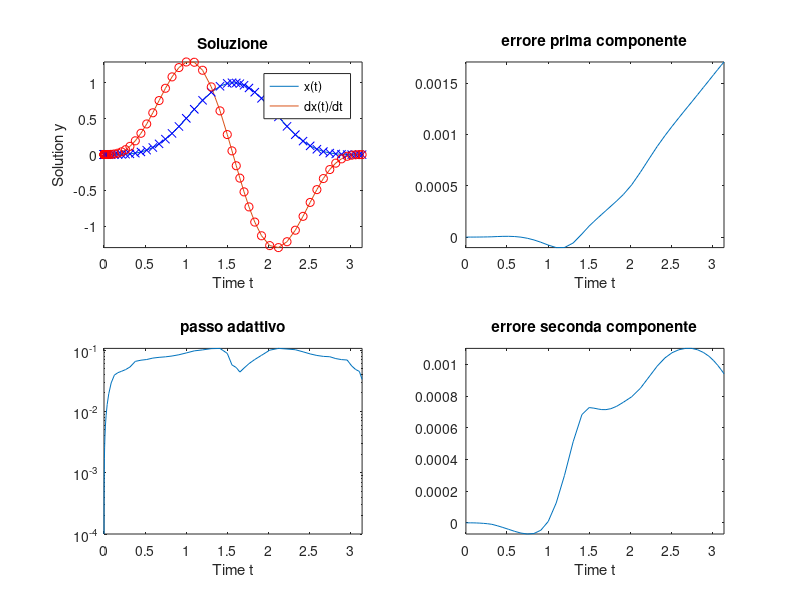

The MATLAB script that drew this image:
%% Equazione di van der pol
%% x'' - mu * (1 - x^2) * x' + x = 0
%%
%% forzante
%% f(t) = y''(1,t) - mu * (1 - y(1, t) ^ 2) + y(1, t) = 0
%%
%% le pongo uguali visto che sono entrambe uguali a zero
%% x'' - mu * (1 - x^2) * x' + x = y''(1,t) - mu * (1 - y(1, t) ^ 2) + y(1, t)
%%
%% le riscrivo come segue
%% x'' - mu * (1 - x^2) * x' + x = f(t)
%%
%% porto al secono membro
%% x'' = f(t) - mu * (1 - x^2) * x' + x
%%
%% sistema di equazioni
%% equazione del secondo ordine
%% y'' = mu * (1 - y^2) * y' - y + f
%%
%% sistema del primo ordine
%% d y(1)  / dt = y(2)
%% d y(2)  / dt = mu * (1 - y(1)^2) * y(2) - y(1) + f
%%
%% soluzione esatta (scelta arbitrariamente)
%%
%% y (t, 1)  = sin (t) .^ 4
%% y (t, 2)  = y' (t, 1) = 4 * sin (t) .^ 3 .* cos (t)
%% y'(t, 2)  = y''(t, 1) = 4 * (3 * sin (t) ^ 2 * cos (t) ^2 - sin (t) ^ 4)

clc
clear all
close all
figure

tspan = [0;pi];

x   = @(t) sin (t) .^ 4;
xp  = @(t) 4 * sin (t) .^ 3 .* cos (t);
xpp = @(t) 4 * (3 * sin (t) .^ 2 .* cos (t) .^2 - sin (t) .^ 4);
mu  = 1;
f   = @(t) xpp(t) - mu * (1 - x(t).^2) .* xp(t) + x(t);
vdp = @(t, y) [y(2); mu*(1-y(1)^2)*y(2)-y(1)+f(t)];

[t, y] = ode23 (vdp, tspan, [x(0); xp(0)], odeset ('AbsTol', 1e-4));

subplot(2,2,1)
plot (t, x(t), t, xp(t), t, y(:, 1), 'xb', t, y(:, 2), 'or')
title ('Soluzione')
xlabel('Time t');
ylabel('Solution y');
legend('x(t)','dx(t)/dt')
axis([tspan(1) tspan(2) -inf inf])

subplot(2,2,2)
plot (t, x(t) - y(:, 1))
title ('errore prima componente')
xlabel('Time t');
axis([tspan(1) tspan(2) -inf inf])

subplot(2,2,4)
plot (t, xp(t) - y(:, 2))
title ('errore seconda componente')
xlabel('Time t');
axis([tspan(1) tspan(2) -inf inf])

subplot(2,2,3)
semilogy (t(2:end), diff (t))
title ('passo adattivo')
xlabel('Time t');
axis([tspan(1) tspan(2) -inf inf])